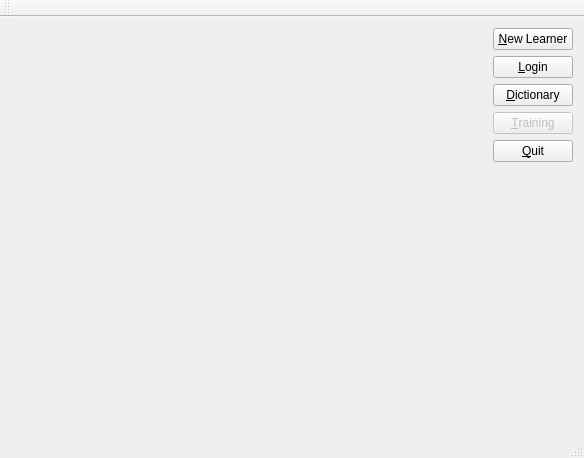
<?xml version="1.0" encoding="UTF-8"?>
<ui version="4.0">
 <class>MainWindow</class>
 <widget class="QMainWindow" name="MainWindow">
  <property name="geometry">
   <rect>
    <x>0</x>
    <y>0</y>
    <width>584</width>
    <height>458</height>
   </rect>
  </property>
  <property name="windowTitle">
   <string>ITS</string>
  </property>
  <widget class="QWidget" name="centralWidget">
   <layout class="QVBoxLayout" name="verticalLayout_2">
    <item alignment="Qt::AlignRight">
     <widget class="QPushButton" name="newLeanerPushButton">
      <property name="sizePolicy">
       <sizepolicy hsizetype="Fixed" vsizetype="Fixed">
        <horstretch>0</horstretch>
        <verstretch>0</verstretch>
       </sizepolicy>
      </property>
      <property name="text">
       <string>&amp;New Learner</string>
      </property>
     </widget>
    </item>
    <item alignment="Qt::AlignRight">
     <widget class="QPushButton" name="logPushButton">
      <property name="sizePolicy">
       <sizepolicy hsizetype="Fixed" vsizetype="Fixed">
        <horstretch>0</horstretch>
        <verstretch>0</verstretch>
       </sizepolicy>
      </property>
      <property name="text">
       <string>&amp;Login</string>
      </property>
     </widget>
    </item>
    <item alignment="Qt::AlignRight">
     <widget class="QPushButton" name="dictionaryPushButton">
      <property name="text">
       <string>&amp;Dictionary</string>
      </property>
     </widget>
    </item>
    <item alignment="Qt::AlignRight|Qt::AlignTop">
     <widget class="QPushButton" name="trainingPushButton">
      <property name="enabled">
       <bool>false</bool>
      </property>
      <property name="text">
       <string>&amp;Training</string>
      </property>
     </widget>
    </item>
    <item alignment="Qt::AlignRight">
     <widget class="QPushButton" name="quitPushButton">
      <property name="sizePolicy">
       <sizepolicy hsizetype="Fixed" vsizetype="Fixed">
        <horstretch>0</horstretch>
        <verstretch>0</verstretch>
       </sizepolicy>
      </property>
      <property name="text">
       <string>&amp;Quit</string>
      </property>
     </widget>
    </item>
    <item>
     <spacer name="verticalSpacer">
      <property name="orientation">
       <enum>Qt::Vertical</enum>
      </property>
      <property name="sizeHint" stdset="0">
       <size>
        <width>20</width>
        <height>40</height>
       </size>
      </property>
     </spacer>
    </item>
   </layout>
  </widget>
  <widget class="QMenuBar" name="menuBar">
   <property name="geometry">
    <rect>
     <x>0</x>
     <y>0</y>
     <width>584</width>
     <height>21</height>
    </rect>
   </property>
  </widget>
  <widget class="QToolBar" name="toolBar">
   <attribute name="toolBarArea">
    <enum>TopToolBarArea</enum>
   </attribute>
   <attribute name="toolBarBreak">
    <bool>false</bool>
   </attribute>
  </widget>
  <widget class="QStatusBar" name="statusBar">
   <property name="autoFillBackground">
    <bool>false</bool>
   </property>
  </widget>
 </widget>
 <layoutdefault spacing="6" margin="11"/>
 <resources/>
 <connections/>
</ui>
